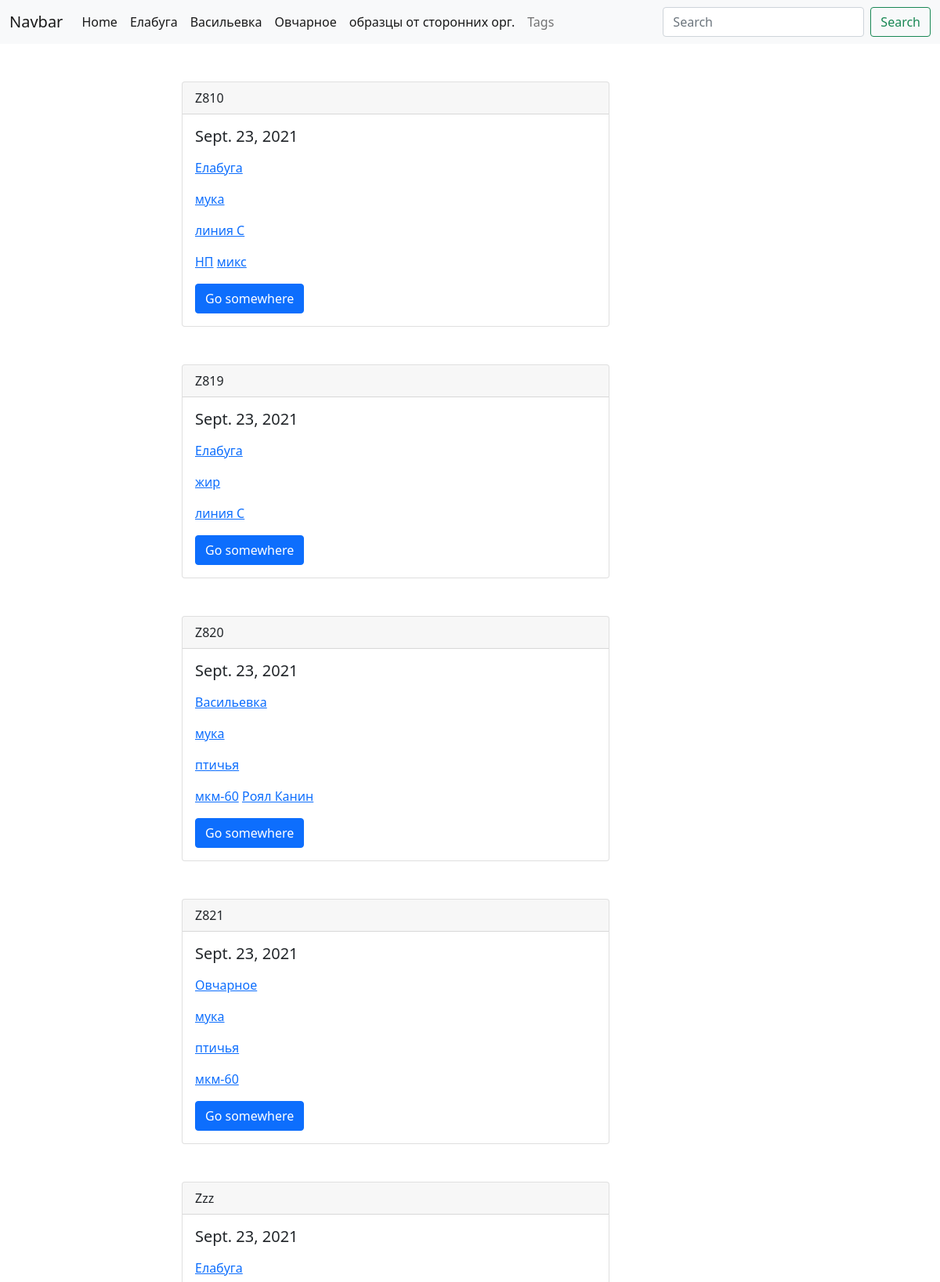
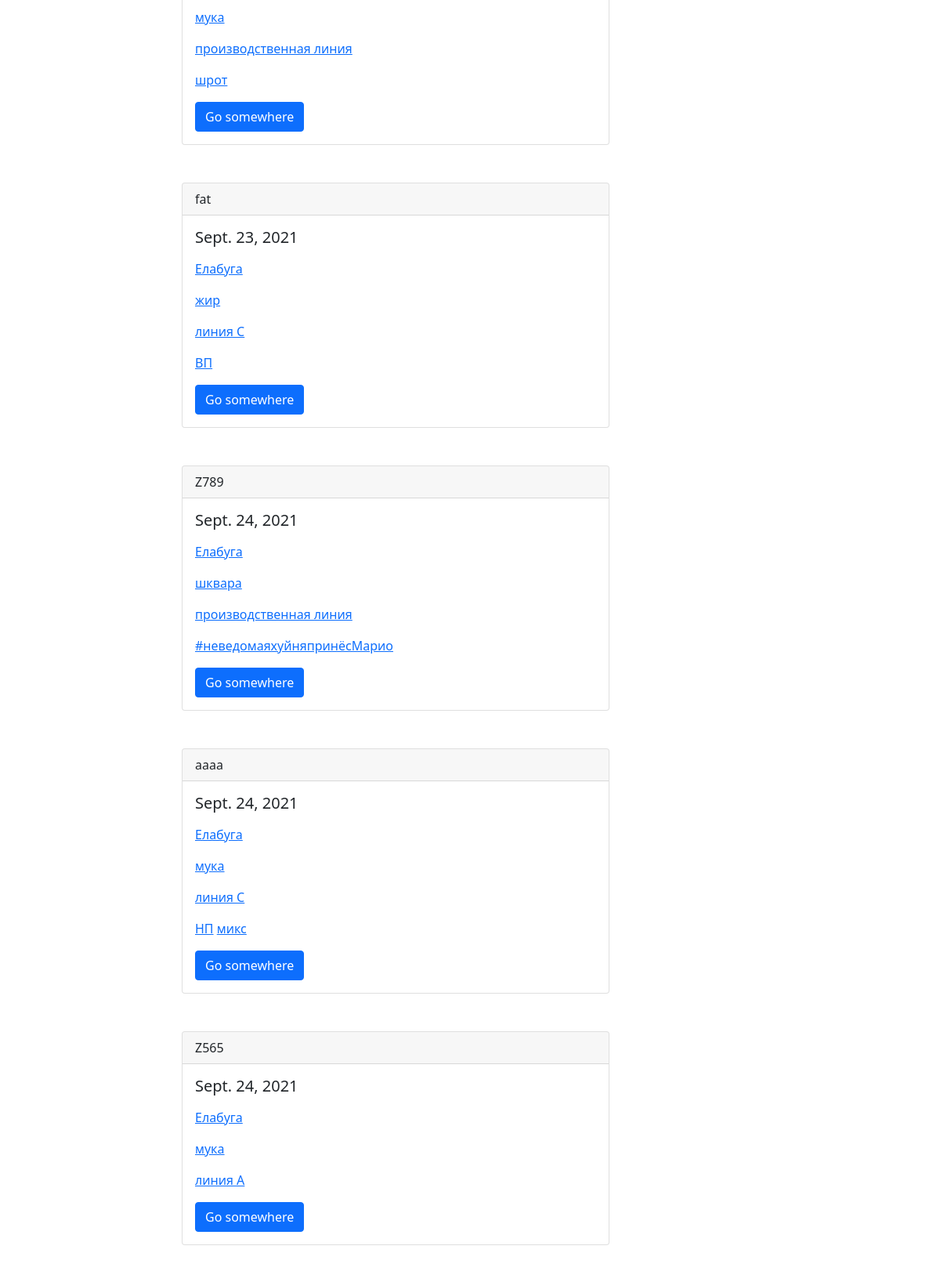
The page / (upper part) on the database its author committed (2 pictures, top to bottom).
### main/models.py (models this page shows, shortened)
class Company(models.Model):
    name = models.CharField(max_length=50, unique=True)
    slug = models.SlugField(unique=True)
    def get_absolute_url(self):
        return reverse('company_detail_url', kwargs={'slug': self.slug})
    def __str__(self):
        return self.name

class Sample(models.Model):
    sample = models.SlugField(unique=True)
    date_pub = models.DateField(auto_now_add=True)
    company = models.ForeignKey('Company', on_delete=models.CASCADE)
    product = models.ForeignKey('Product', on_delete=models.CASCADE)
    material = models.ForeignKey('Material', on_delete=models.CASCADE)
    categorys = models.ManyToManyField('Category', blank=True,related_name='samples')

class Material(models.Model):
    name = models.CharField(max_length=50, unique=True, help_text='e.g мука, жир, шквара')
    slug = models.SlugField(unique=True)
    def __str__(self):
        return self.name

class Product(models.Model):
    name = models.CharField(max_length=50, unique=True)
    slug = models.SlugField(unique=True)
    def __str__(self):
        return self.name

class Category(models.Model):
    name = models.CharField(max_length=50, unique=True)
    slug = models.SlugField(unique=True)

### main/views.py (the view)
# urls.py: path('', samples_list, name='samples_list_url'),
def samples_list(request):
    samples = Sample.objects.all()
    companys = Company.objects.all()
    context = {
        'samples':samples,
        'companys':companys,
    }
    return render(request, 'main/samples_list.html', context)

### main/templates/main/samples_list.html
{% extends 'main/base_main.html' %}
{% block navbar %}
    {% for company in companys %}
        <li class="nav-item">
            <a class="nav-link active" aria-current="page" href="{{ company.get_absolute_url }}">{{ company.name }}</a>
        </li>
    {% endfor %}
{% endblock navbar %}
{% block content %}
{% for sample in samples %}
{% include 'main/includes/sample_card_template.html' %}
{% endfor %}
{% endblock content %}

### main/templates/main/includes/sample_card_template.html
<div class="card mb-5">
    <div class="card-header">
    {{ sample.sample }}
    </div>
    <div class="card-body">
    <h5 class="card-title">{{ sample.date_pub }}</h5>
    <p class="card-text">
        <p>
            <a href="{{ sample.company.get_absolute_url }}">{{ sample.company }}</a>
        </p>
       <p>
        <a href="{% url 'company_product_material_url' company=sample.company.slug product=sample.product.slug material=sample.material.slug %}">{{ sample.material }}</a>
        </p>
        <p>
            <a href="{% url 'company_product_url' company=sample.company.slug product=sample.product.slug %}">{{ sample.product }}</a>
        </p>
       {% for category in sample.categorys.all %}
       <a href="{% url 'company_product_material_category_url' company=sample.company.slug product=sample.product.slug material=sample.material.slug category=category.slug %}">{{ category.name }}</a>
       {% endfor %}
    </p>
    <a href="#" class="btn btn-primary">Go somewhere</a>
    </div>
</div>

### rows shown on the page
Company: name "Елабуга"
Company: name "Васильевка"
Company: name "Овчарное"
Company: name "образцы от сторонних орг."
Sample: sample "Z810", date_pub "Sept. 23, 2021", company "Елабуга", material "мука", product "линия C"
Category: name "НП"
Category: name "микс"
Sample: sample "Z819", date_pub "Sept. 23, 2021", company "Елабуга", material "жир", product "линия C"
Sample: sample "Z820", date_pub "Sept. 23, 2021", company "Васильевка", material "мука", product "птичья"
Category: name "мкм-60"
Category: name "Роял Канин"
Sample: sample "Z821", date_pub "Sept. 23, 2021", company "Овчарное", material "мука", product "птичья"
Sample: sample "Zzz", date_pub "Sept. 23, 2021", company "Елабуга", material "мука", product "производственная линия"
Category: name "шрот"
Sample: sample "fat", date_pub "Sept. 23, 2021", company "Елабуга", material "жир", product "линия C"
Category: name "ВП"
Sample: sample "Z789", date_pub "Sept. 24, 2021", company "Елабуга", material "шквара", product "производственная линия"
Category: name "#неведомаяхуйняпринёсМарио"
Sample: sample "aaaa", date_pub "Sept. 24, 2021", company "Елабуга", material "мука", product "линия C"
Sample: sample "Z565", date_pub "Sept. 24, 2021", company "Елабуга", material "мука", product "линия A"
